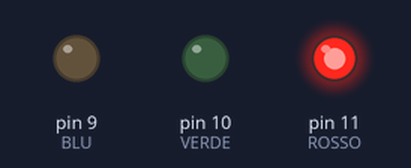
The sketch below on a simulated Arduino Uno, built with avr-gcc and run on an emulated ATmega328P. Shown: output pins drawn as LEDs (lit = HIGH).

Above: at 0.5 s.
At 1.6 s:
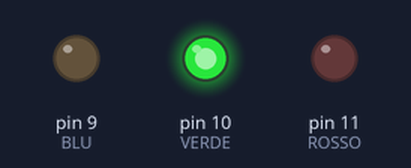
At 3.25 s:
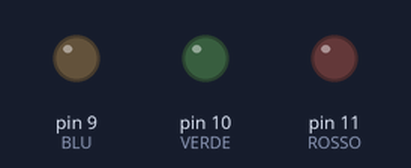
At 6.0 s:
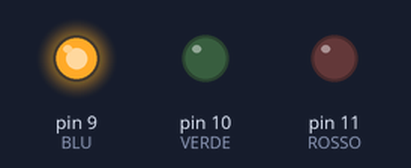
Timing chart, 0 to 7.6 s (numbered marks = the images above):
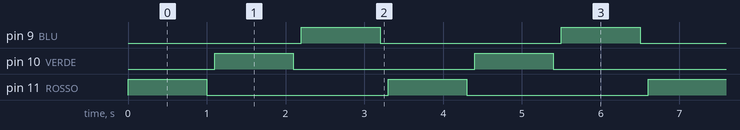

The sketch:

esSoloLed.ino
```cpp
const int ROSSO=11;
const int VERDE=10;
const int BLU=9;
//inizializzazione
void setup()
{
pinMode(ROSSO,OUTPUT);
pinMode(VERDE,OUTPUT);
pinMode(BLU,OUTPUT);
//spengo tutto
digitalWrite(ROSSO, LOW);
digitalWrite(VERDE, LOW);

digitalWrite(BLU, LOW);}
void loop()
{
//accendo rosso
digitalWrite(ROSSO,HIGH);
delay(1000);
//spengo rosso
digitalWrite(ROSSO,LOW);
delay(100);
//accendo verde
digitalWrite(VERDE,HIGH);
delay(1000);
//spengo verde
digitalWrite(VERDE,LOW);
delay(100);
//accendo blu
digitalWrite(BLU,HIGH);
delay(1000);
//spengo blu
digitalWrite(BLU,LOW);
delay(100);
}
```

Measured:
- by itself, pin 9 (BLU), pin 10 (VERDE), pin 11 (ROSSO): alternates HIGH for 1.0 s and LOW for 2.3 s
- by itself, everything shown: repeats every 3.3 s, in 6 steps
